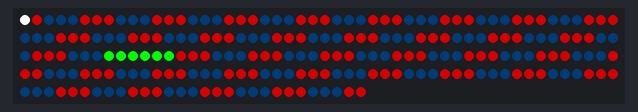
A sketch run on a simulated Arduino Uno, built with avr-gcc and run on an emulated ATmega328P. Parts: 229 RGB LEDs in strip order, left to right, continuing on the next row.

Above: at 0.17 s.
At 4.53 s:
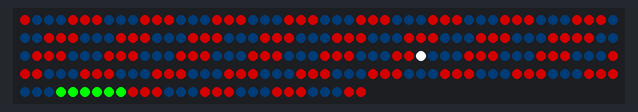
At 9.51 s:
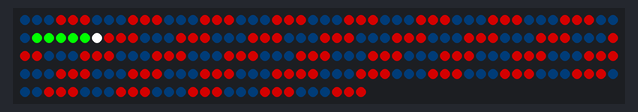
At 19.47 s:
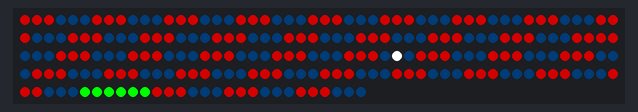
At 29.44 s:
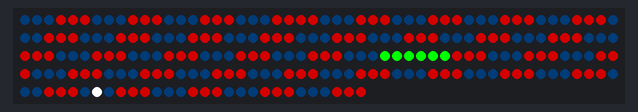
At 39.4 s:
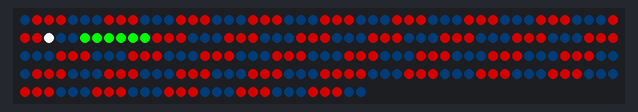

The sketch:

roulette.ino
```cpp
#include <FastLED.h>

#define NUM_LEDS 229
#define LED_PIN 7

CRGB leds[NUM_LEDS];

int whiteIndex = 0;
int spin = NUM_LEDS - 1;

void setup()
{
	FastLED.addLeds<NEOPIXEL, LED_PIN>(leds, NUM_LEDS);
}

void loop()
{
	for (int i = 0; i < NUM_LEDS; i++)
	{
		int k = i - spin;
		if (k < 0) {
			k += NUM_LEDS;
		}
		if (k >= 108 && k <= 113)
		{
			leds[i] = CRGB(0, 255, 0);
		}
		else if ((k % 6) < 3)
		{
			leds[i] = CRGB(128, 0, 0);
		}
		else
		{
			leds[i] = CRGB(0, 1, 2);
		}
	}

	leds[whiteIndex] = CRGB(255, 255, 255);
	FastLED.show();
	whiteIndex = (whiteIndex + 1) % NUM_LEDS;
	spin--;
	if (spin < 0) {
		spin = NUM_LEDS - 1;
	}
	delay(20);
}
```
